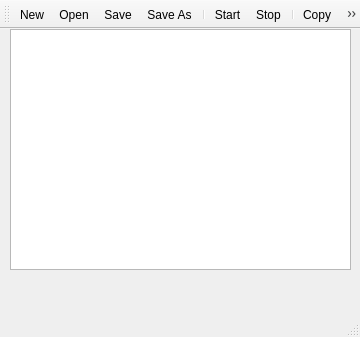
<?xml version="1.0" encoding="UTF-8"?>
<ui version="4.0">
 <class>MainWindow</class>
 <widget class="QMainWindow" name="MainWindow">
  <property name="geometry">
   <rect>
    <x>0</x>
    <y>0</y>
    <width>360</width>
    <height>337</height>
   </rect>
  </property>
  <property name="windowTitle">
   <string>MainWindow</string>
  </property>
  <widget class="QWidget" name="centralwidget">
   <widget class="QListView" name="listView">
    <property name="geometry">
     <rect>
      <x>10</x>
      <y>0</y>
      <width>341</width>
      <height>241</height>
     </rect>
    </property>
   </widget>
  </widget>
  <widget class="QMenuBar" name="menubar">
   <property name="geometry">
    <rect>
     <x>0</x>
     <y>0</y>
     <width>360</width>
     <height>21</height>
    </rect>
   </property>
  </widget>
  <widget class="QStatusBar" name="statusbar"/>
  <widget class="QToolBar" name="toolBar">
   <property name="windowTitle">
    <string>toolBar</string>
   </property>
   <attribute name="toolBarArea">
    <enum>TopToolBarArea</enum>
   </attribute>
   <attribute name="toolBarBreak">
    <bool>false</bool>
   </attribute>
   <addaction name="actionNew"/>
   <addaction name="actionOpen"/>
   <addaction name="actionSave"/>
   <addaction name="actionSave_As"/>
   <addaction name="separator"/>
   <addaction name="actionStart"/>
   <addaction name="actionStop"/>
   <addaction name="separator"/>
   <addaction name="actionCopy"/>
   <addaction name="actionCut"/>
   <addaction name="actionPaste"/>
   <addaction name="actionDelete"/>
  </widget>
  <action name="actionNew">
   <property name="icon">
    <iconset resource="resources.qrc">
     <normaloff>:/files/images/new.png</normaloff>:/files/images/new.png</iconset>
   </property>
   <property name="text">
    <string>New</string>
   </property>
  </action>
  <action name="actionOpen">
   <property name="icon">
    <iconset resource="resources.qrc">
     <normaloff>:/files/images/open.png</normaloff>:/files/images/open.png</iconset>
   </property>
   <property name="text">
    <string>Open</string>
   </property>
  </action>
  <action name="actionSave">
   <property name="icon">
    <iconset resource="resources.qrc">
     <normaloff>:/files/images/save.png</normaloff>:/files/images/save.png</iconset>
   </property>
   <property name="text">
    <string>Save</string>
   </property>
  </action>
  <action name="actionSave_As">
   <property name="icon">
    <iconset resource="resources.qrc">
     <normaloff>:/files/images/save_as.png</normaloff>:/files/images/save_as.png</iconset>
   </property>
   <property name="text">
    <string>Save As</string>
   </property>
  </action>
  <action name="actionStart">
   <property name="icon">
    <iconset resource="resources.qrc">
     <normaloff>:/files/images/control_play_blue.png</normaloff>:/files/images/control_play_blue.png</iconset>
   </property>
   <property name="text">
    <string>Start</string>
   </property>
  </action>
  <action name="actionStop">
   <property name="icon">
    <iconset resource="resources.qrc">
     <normaloff>:/files/images/control_stop_blue.png</normaloff>:/files/images/control_stop_blue.png</iconset>
   </property>
   <property name="text">
    <string>Stop</string>
   </property>
  </action>
  <action name="actionCopy">
   <property name="icon">
    <iconset resource="resources.qrc">
     <normaloff>:/files/images/page_copy.png</normaloff>:/files/images/page_copy.png</iconset>
   </property>
   <property name="text">
    <string>Copy</string>
   </property>
  </action>
  <action name="actionCut">
   <property name="icon">
    <iconset resource="resources.qrc">
     <normaloff>:/files/images/cut.png</normaloff>:/files/images/cut.png</iconset>
   </property>
   <property name="text">
    <string>Cut</string>
   </property>
  </action>
  <action name="actionPaste">
   <property name="icon">
    <iconset resource="resources.qrc">
     <normaloff>:/files/images/page_paste.png</normaloff>:/files/images/page_paste.png</iconset>
   </property>
   <property name="text">
    <string>Paste</string>
   </property>
  </action>
  <action name="actionDelete">
   <property name="icon">
    <iconset resource="resources.qrc">
     <normaloff>:/files/images/delete.png</normaloff>:/files/images/delete.png</iconset>
   </property>
   <property name="text">
    <string>Delete</string>
   </property>
  </action>
 </widget>
 <resources>
  <include location="resources.qrc"/>
 </resources>
 <connections/>
</ui>
